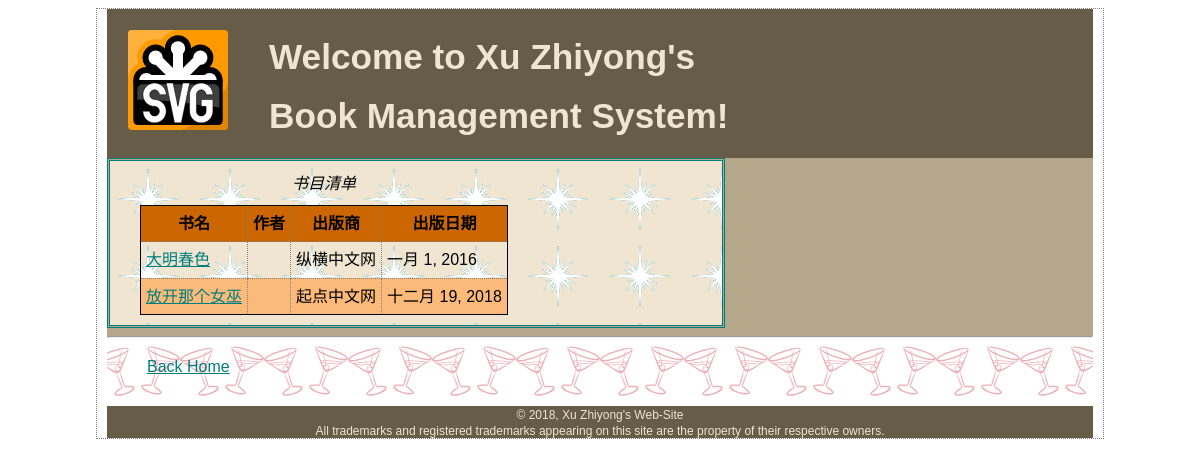
Page /book/ on the earlier database version.
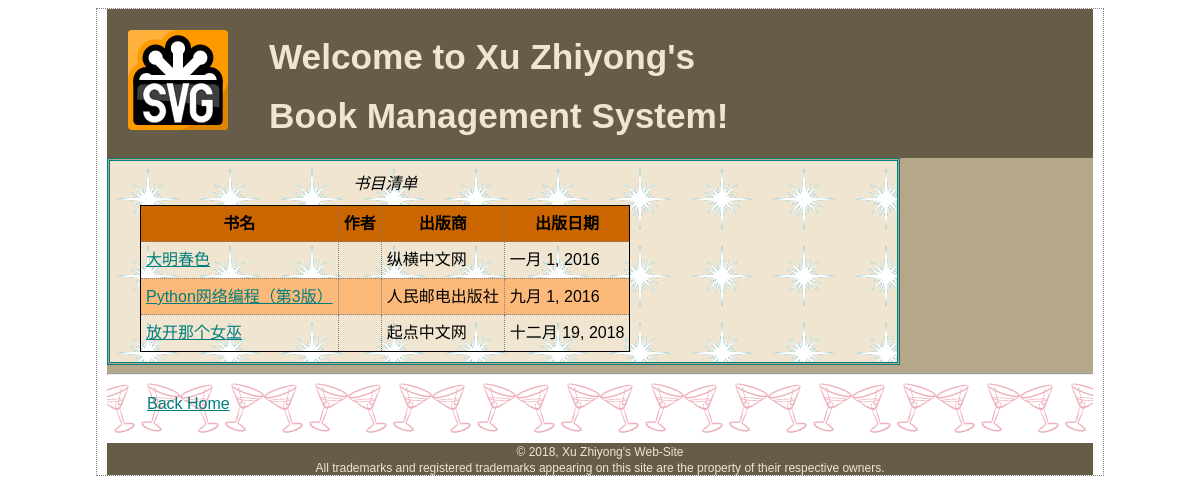
Same page on the later database version.
### book/models.py (models this page shows, shortened)
class Book(models.Model):
    title = models.CharField('书名', max_length=100)
    book_cover = models.ImageField('封面', upload_to='books', blank=True, null=True)
    authors = models.ManyToManyField(Author)
    classfication = models.ForeignKey(Classfication, on_delete=models.SET_NULL, null=True,  blank=True)
    publisher = models.ForeignKey(Publisher, on_delete=models.SET_NULL, null=True, blank=True)
    publication_date = models.DateField(blank=True, null=True)
    filepath = models.FileField(upload_to=file_dir_path, null=True)
    abstract = models.CharField('摘要', max_length= 300, null=True)
    class Meta:
        ordering = ['title']

class Publisher(models.Model):
    name = models.CharField(max_length=50)
    address = models.CharField(max_length=100, blank=True)
    city = models.CharField(max_length=50, blank=True)
    state_province = models.CharField(max_length=20, blank=True)
    country = models.CharField(max_length=50, blank=True)
    website = models.URLField(blank=True)
    def __str__(self):
        return self.name
    class Meta:
        ordering = ['name']

### book/views.py (the view)
class BookList(ListView):
    queryset = Book.objects.order_by('publication_date')
    context_object_name = 'book_list'

### templates/book/book_list.html (shortened to what this page needs)
{% extends "base.html" %}
{% block header_text %}
		<img id="headerLogo" src="/static/images/svg_logo.svg" alt="logo" width="100" height="100" />
        <h1 class="slogan">Welcome to Xu Zhiyong's</h1>
        <h1 class="slogan">Book Management System!</h1>
{% endblock %}
{% block content %}
    <table>
        <caption>书目清单</caption>
        <thead>
            <tr>
                <th>书名</th>
                <th>作者</th>
                <th>出版商</th>
                <th>出版日期</th>
            </tr>
        </thead>
        <tbody>
            {% for book in object_list %}
                <tr>
                    <td>
                        <a href={% url 'book:book_detail' book.id %}>
                            {{ book.title }}
                        </a>
                    </td>
                    <td>
                    </td>
                    <td>
                        {{ book.publisher }}
                    </td>
                    <td>
                        {{ book.publication_date }}
                    </td>
                </tr>
            {% endfor %}
        </tbody>
    </table>
{% endblock %}

Differences in the rows shown:
added Book: title "Python网络编程（第3版）", publisher "人民邮电出版社", publication_date "九月 1, 2016"
